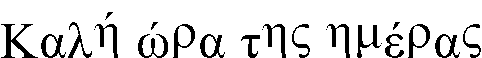
#> input picture 7sem/result/input/original_text.bmp, 482 x 58 px
$ python main.py
#> lines starting #> are read from the running program, lines starting #| are printed output that depends on the picture; after the words box and inside, x2 and y2 are one past the last pixel; in counts of white or black regions, pixels touching at a corner belong together
#> further down, img is the input picture: shape (58, 482); 86.5% white; 23 black regions (4 under 20 px), largest, box (x1, y1, x2, y2) and area: (1, 24, 38, 58) 396, (138, 34, 168, 58) 268, (357, 25, 381, 58) 250
### 7sem/result/old.py
import os
import csv
import numpy as np
import matplotlib.pyplot as plt
from glob import iglob
from PIL import Image, ImageFont, ImageDraw
from scipy.signal import convolve2d


# [29 lines left out: function calculate_stats, not called in this run]


def generate_symbol_imgs(font_path, out_folder, font_size=52, inverted=False):
#> called with font_path = './input/TimesNewRomanRegular.ttf', out_folder = './output/orig_symb/', font_size = 52, inverted = False
    os.makedirs(out_folder, exist_ok=True)
    font = ImageFont.truetype(font_path, font_size)
    symbols = "αβγδεζηθικλμνξοπρστυφχψω"

    for symbol in symbols:
        w, h = font.getsize(symbol)
        image_size = (w, h)
        image = Image.new("RGB", image_size, color="white")
        draw = ImageDraw.Draw(image)
        sym_pos = ((image_size[0] - w) // 2, (image_size[1] - h) // 2)
        draw.text(sym_pos, symbol, fill=(0, 0, 0), font=font)
        img_arr = np.asarray(image.convert("L"), dtype=np.uint8)
        if inverted:
            img_arr = 255 - img_arr
        image = Image.fromarray(img_arr.astype(np.uint8), mode="L")
        image.save(out_folder + f"{symbol}.png")
#> this loop made 24 passes
#> pass 1, in generate_symbol_imgs, `img_arr = np.asarray(image.convert("L"), dtype=np.uint8)`:
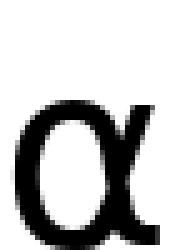
#> img_arr: shape (50, 34) (shown 5 times larger); min 0, max 255, mean 193.4
#> pass 2, in generate_symbol_imgs, `img_arr = np.asarray(image.convert("L"), dtype=np.uint8)`:
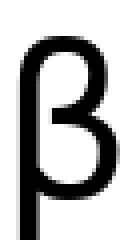
#> img_arr: shape (60, 33) (shown 4 times larger); min 0, max 255, mean 184.6
#> after the loop:
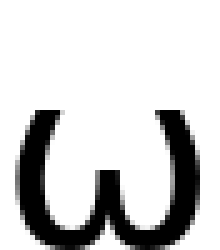
#> image: PIL image 44x50 L (shown 5 times larger); min 0, max 255, mean 206.9


def write_stats(out_path):
    with open(f"{out_path}data.csv", "w", newline="") as csvfile:
        fieldnames = ["weight", "center_of_mass", "inertia"]

        writer = csv.DictWriter(csvfile, fieldnames=fieldnames)
        writer.writeheader()

        for img_path in iglob("./output/orig_symb/*.png"):
            img = np.array(Image.open(img_path).convert("L"))
            stats = calculate_stats(img)
            writer.writerow(stats)


# [34 lines left out: functions calculate_profiles, main, not called in this run]


# [2 lines that do not run on import are left out]

### 7sem/result/main.py
import csv
import old
from glob import iglob
import math
import numpy as np
from PIL import Image

SYMBOLS = "αβγδεζηθικλμνξοπρστυφχψω"
TEXT = "Καλήώρατηςημέρας"


# [29 lines left out: function calculate_stats, not called in this run]


def split_into_characters(image_data):
    projection = np.sum(image_data == 0, axis=0)
#> projection = 482 values, max 34 at index 6, min 0 at index 0, mean 7.83
    in_character = False
    char_boundaries = []

    for idx in range(len(projection)):
        if projection[idx] > 0:
            if not in_character:
                in_character = True
                start = idx
        else:
            if in_character:
                in_character = False
                end = idx
                char_boundaries.append((start - 1, end))
#> this loop made 482 passes
#> in_character on passes 2, 39, 42, 67, 69, 93, 95, 119, 139, 169, 174, 196: True, False, True, False, True, False, True, False, True, False, True, False
#> after the loop, char_boundaries = [(0, 38), (40, 66), (67, 92), (93, 118), (137, 168), (172, 195), (199, 225), (240, 260), (261, 286), (291, 310), (325, 350), (356, 382), (384, 404), (407, 430), (434, 460), (462, 481)]; end = 481; in_character = False; start = 463

    if in_character:
        char_boundaries.append((start, len(projection)))

    return char_boundaries


def get_alphabet_info():
    def parse_tuple(string):
        return tuple(map(float, string.strip("()").split(",")))

    tuples_list = dict()
    with open("output/data.csv", "r") as file:
        reader = csv.DictReader(file)
        i = 0
        for row in reader:
            weight = int(row["weight"])
            center_of_mass = parse_tuple(row["center_of_mass"])
            inertia = parse_tuple(row["inertia"])
            tuples_list[SYMBOLS[i]] = weight, *center_of_mass, *inertia
            i += 1
    return tuples_list


# [17 lines left out: function create_hypothesis, not called in this run]


def get_phrase_from_hypothesis(img: np.array, bounds) -> str:
    alphabet_info = get_alphabet_info()
    res = []
    for start, end in bounds:
        letter_features = calculate_stats(img[:, start:end])
        hypothesis = create_hypothesis(alphabet_info, letter_features)
        best_hypotheses = hypothesis[-1][0]
        res.append(best_hypotheses)
    return "".join(res)


# [22 lines left out: function write_res, not called in this run]


if __name__ == "__main__":
    img = np.array(Image.open(f"input/original_text.bmp").convert("L"))
    old.generate_symbol_imgs("./input/TimesNewRomanRegular.ttf", "./output/orig_symb/")
    bounds = split_into_characters(img)
#> bounds has the same summary as char_boundaries in split_into_characters
    out_path = "./output/"
    old.write_stats(out_path)
#> (the run stopped early here; a loop or call above may not have finished)
